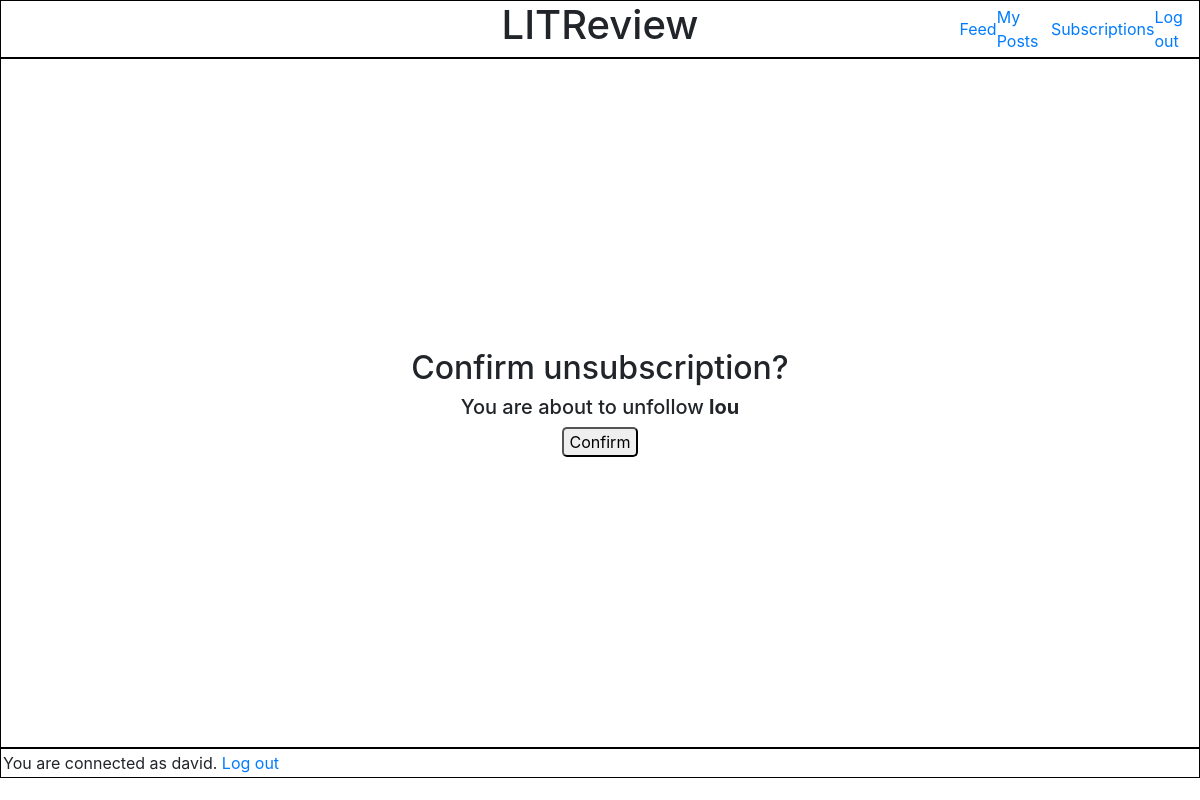
/feedapp/2/unsubscription_page (signed in), run on an earlier commit of the app's database.
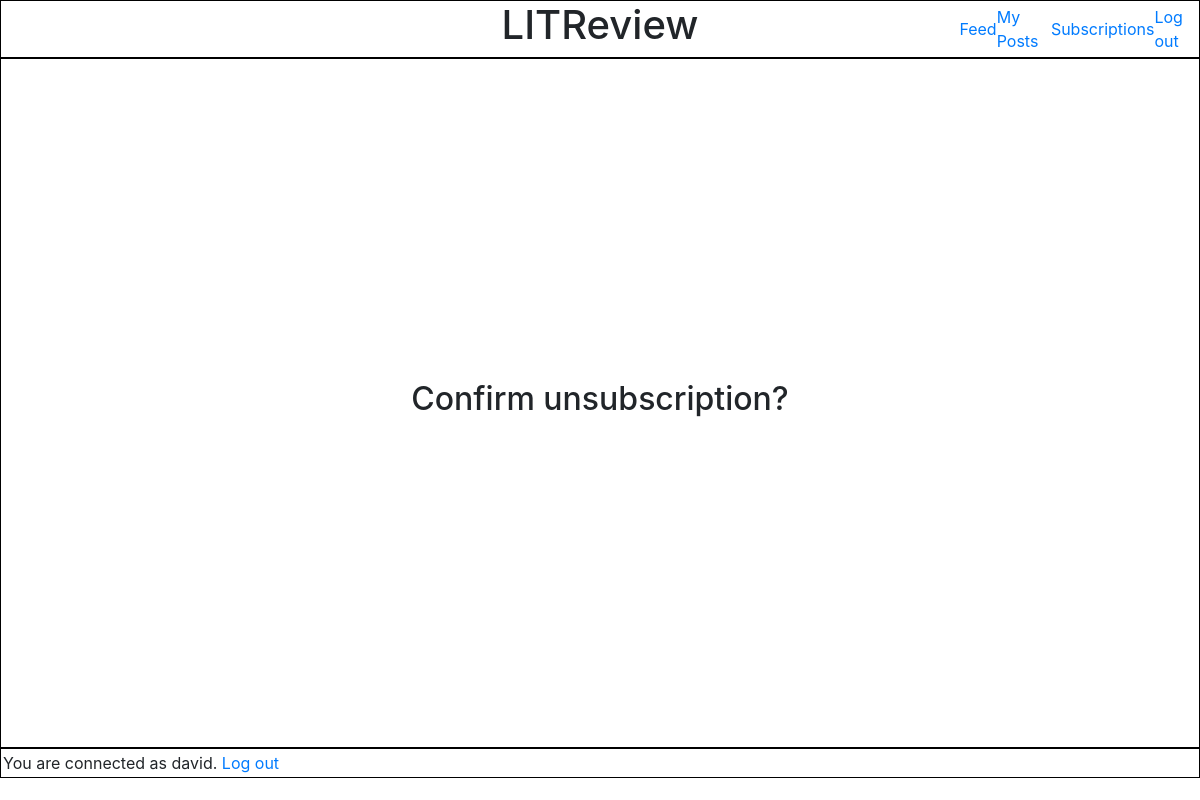
And on a later commit of the database.
### feedapp/models.py (models this page shows)
class UserFollows(models.Model):
    user = models.ForeignKey(to=settings.AUTH_USER_MODEL, on_delete=models.CASCADE)
    followed_user = models.ForeignKey(to=settings.AUTH_USER_MODEL, on_delete=models.CASCADE, related_name='followed_by')
    class Meta:
        unique_together = ('user', 'followed_user')
        constraints = [models.CheckConstraint(check=~models.Q(user=models.F('followed_user')), name='no_self_follow')]

### authentication/models.py (models this page shows)
class User(AbstractUser):
    username = models.CharField(max_length=20, unique=True)
    USERNAME_FIELD = 'username'

### feedapp/views.py (the view)
# urls.py: path('feedapp/<int:user_id>/unsubscription_page', unfollow_user, name='unsubscription_page'),
@login_required
def unfollow_user(request, user_id):
    users_to_unfollow = models.UserFollows.objects.filter(user=request.user, followed_user=user_id)
    form = forms.DeletePostForm()
    if request.method == 'POST':
        if 'delete_post' in request.POST:
            form = forms.DeletePostForm(request.POST)
            if form.is_valid():
                users_to_unfollow.delete()
                return redirect('subscription_page')
    return render(request, 'feedapp/unsubscription_page.html', context={'deletion_form': form,
                                                                        'users_to_unfollow':
                                                                            users_to_unfollow})

### feedapp/templates/feedapp/unsubscription_page.html (shortened to what this page needs)
{% extends 'base.html' %}
    {% block content %}
        <div class="main_content">
            <h2>Confirm unsubscription?</h2>
            {% for user_to_unfollow in users_to_unfollow %}
                <h5>You are about to unfollow <strong>{{ user_to_unfollow.followed_user.username }}</strong></h5>
                 <form method="post">
                     <button type="submit">Confirm</button>
                </form>
            {% endfor %}
        </div>
    {% endblock content %}

What changed in the data, as far as the page shows it:
removed UserFollows: followed_user.username "lou"
